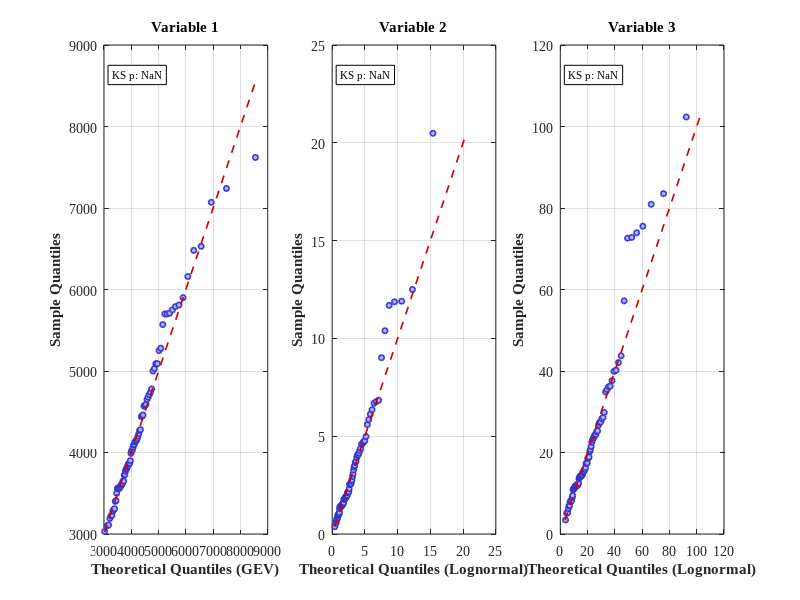

The MATLAB script that drew this image: (Note: this script raises an error after producing the figure.)
%% 3D Gaussian/t Copula and DTC Sampling methods
clear; clc; close all;rng(1);
%% ===================== Top-Level Execution Logic =====================
%% 1. Observed 3D Data 
load QZ_Data.mat;
data = QZ_Data;
% load LTZ_Data.mat;
% data = LTZ_Data;
n = length(data); d = 3;  % 3D variables
%% 2. Marginal Fitting and Selection
% 6 common distribution functions in hydrology
families = {'Gamma','Lognormal','Pearson3','GEV','Weibull','GPD'};
marg_fits = cell(1,d);
for i = 1:d
    x = data(:, i);
    bestBIC = Inf;
    
    % Manually set GPD threshold (theta parameter) to simplify calculation
    theta_gpd = min(x) - 1; 
    for f = families
        fam = f{1};
        try
            switch fam
                case 'Gamma'
                    pd = fitdist(x,'Gamma'); p = 2;
                case 'Lognormal'
                    pd = fitdist(x,'Lognormal'); p = 2;
                case 'Weibull'
                    pd = fitdist(x,'Weibull'); p = 2;
                case 'Pearson3'
                    pd = pearson3fit(x); p = 3;
                case 'GEV'
                    pd = gevfit(x); p = 3;  % GEV parameter estimation
                case 'GPD'
                    % GPD fitting, parameters are [k, sigma, theta]
                    [param_gpd, p_gpd] = gpdfit(x, theta_gpd); 
                    pd = param_gpd; 
                    p = p_gpd; % GPD has 2 free parameters (k, sigma)
            end
            
            % Calculate log-likelihood and BIC
            if strcmp(fam, 'GEV')
                pdfv = gevpdf(x, pd(1), pd(2), pd(3));
            elseif strcmp(fam, 'GPD')
                pdfv = gpdpdf(x, pd(1), pd(2), pd(3));
            elseif isstruct(pd)
                pdfv = pd.pdf(x);
            else
                pdfv = pdf(pd, x);
            end
            pdfv(pdfv <= 0) = realmin;
            logL = sum(log(pdfv));
            BIC = -2 * logL + p * log(n);
            
            % Update best model
            if BIC < bestBIC
                bestBIC = BIC; 
                bestFit = pd; 
                bestFam = fam;
                if strcmp(fam, 'GPD')
                    bestFit_theta_gpd = theta_gpd;
                else
                    bestFit_theta_gpd = NaN;
                end
            end
        catch
            continue;
        end
    end
    marg_fits{i}.pd = bestFit;
    marg_fits{i}.family = bestFam;
    if strcmp(bestFam, 'GPD')
        marg_fits{i}.theta_gpd = bestFit_theta_gpd;
    else
        marg_fits{i}.theta_gpd = NaN;
    end
    
    fprintf('Var%d: best marginal = %s\n', i, bestFam);
    
    % Goodness-of-fit test (KS test)
    fam = bestFam;
    pd = bestFit;
    if strcmp(fam, 'GEV')
        Fx = gevcdf(x, pd(1), pd(2), pd(3));
    elseif strcmp(fam, 'GPD')
        Fx = gpdcdf(x, pd(1), pd(2), pd(3));
    elseif isstruct(pd)
        Fx = pd.cdf(x);
    else
        Fx = cdf(pd, x);
    end
    
    try
        [~, ks_p] = kstest(x, [x, Fx]);
    catch
        ks_p = NaN;
    end
    marg_fits{i}.ks_p = ks_p;
    
    fprintf('Var%d Goodness-of-Fit Test:\n', i);
    fprintf('  KS test p-value:    %.4f\n', ks_p);
    fprintf('  (p-value > 0.05 indicates good fit)\n\n');
end
%% 3. Get Pseudo-Observations (Using Empirical Distribution)
Uhat = zeros(n,d);
for i=1:d
    x = data(:,i);
    [~, idx] = sort(x);
    ranks = zeros(n, 1);
    ranks(idx) = (1:n)';
    Uhat(:,i) = ranks / (n + 1);
end
Uhat = max(realmin, min(1-realmin, Uhat));
Rtrue = corrcoef(Uhat);
fprintf('\n--- Original Empirical Distribution Correlation Matrix ---\n');
disp(Rtrue);
sample_corr = corr(data);
%% 4. Marginal Distribution Diagnostics: QQ Plots and Goodness-of-Fit
set(groot, 'DefaultLineLineWidth', 1.2);
set(groot, 'DefaultAxesFontName', 'Times New Roman');
set(groot, 'DefaultAxesFontSize', 10);
set(groot, 'DefaultTextFontName', 'Times New Roman');
figure('Name', 'Marginal Distribution QQ Plots', 'Position', [100 100 1200 400]);
for i = 1:d
    subplot(1, 3, i);
    x = data(:, i);
    pd = marg_fits{i}.pd;
    fam = marg_fits{i}.family;
    
    nobs = length(x);
    p = (1:nobs)' / (nobs + 1);
    if strcmp(fam, 'GEV')
        q_theo = gevinv(p, pd(1), pd(2), pd(3));
    elseif strcmp(fam, 'GPD')
        q_theo = gpdinv(p, pd(1), pd(2), pd(3));
    elseif isstruct(pd)
        q_theo = pd.icdf(p);
    else
        q_theo = icdf(pd, p);
    end
    q_emp = sort(x);
    
    plot(q_theo, q_emp, 'o', 'MarkerSize', 4, ...
        'MarkerEdgeColor', [0.2 0.2 0.8], 'MarkerFaceColor', [0.7 0.7 1]);
    hold on;
    min_val = min([q_theo; q_emp]);
    max_val = max([q_theo; q_emp]);
    line([min_val, max_val], [min_val, max_val], ...
        'Color', [0.8 0 0], 'LineStyle', '--');
    xlabel(sprintf('Theoretical Quantiles (%s)', fam), 'FontWeight', 'bold');
    ylabel('Sample Quantiles', 'FontWeight', 'bold');
    title(sprintf('Variable %d', i), 'FontWeight', 'bold');
    grid on; box on;
    
    text_str = sprintf('KS p: %.3f', marg_fits{i}.ks_p);
    text(0.05, 0.95, text_str, 'Units', 'normalized', ...
        'VerticalAlignment', 'top', 'FontSize', 8, ...
        'BackgroundColor', 'white', 'EdgeColor', 'black');
end
sgtitle('Marginal Distribution QQ Plots with KS Test', ...
    'FontSize', 14, 'FontWeight', 'bold');

% 2. Method 1: Gaussian/t Copula Simulation
Nsim = 1000;
fprintf('=== Running Gaussian/t Copula 3D Simulation ===\n');
[sim_U_gauss_t, model_info_gauss_t] = gaussian_t_copula_3d_model(Uhat, Nsim);
fprintf('Chosen Copula Type: %s\n', model_info_gauss_t.chosen_type);
fprintf('Gaussian Copula BIC: %.2f | t Copula BIC: %.2f\n\n', ...
    model_info_gauss_t.BIC_Gauss, model_info_gauss_t.BIC_t);
    
    % Calculate and display correlation matrix comparison for Method 1
    fprintf('=== Method 1 (Gaussian/t) Correlation Matrix Comparison ===\n');
    fprintf('True Correlation Matrix:\n');
    disp(Rtrue);
    fprintf('\nSimulated Data Correlation Matrix:\n');
    sim_corr_gauss_t = corr(sim_U_gauss_t);
    disp(sim_corr_gauss_t);
    fprintf('\nCorrelation Matrix Error (Frobenius norm): %.6f\n\n', norm(Rtrue - sim_corr_gauss_t, 'fro'));

% 3. Method 2: DTC Sampling Simulation
fprintf('=== Running DTC 3D Simulation ===\n');
[sim_U_gibbs, model_info_gibbs] = copula_gibbs_3d_model(Uhat, Nsim);
fprintf('Central Node Variable (X1/X2/X3): %d\n', model_info_gibbs.mid_node);
% ====== Added: Display selected copula pairs ======
fprintf('Selected Copula Pairs (sorted):\n');
disp(model_info_gibbs.copula_pairs);
opt_types_local = model_info_gibbs.opt_types;
% Use placeholder if length < 2
if length(opt_types_local) < 2
    opt1 = 'NA'; opt2 = 'NA';
else
    opt1 = opt_types_local{1};
    opt2 = opt_types_local{2};
end
fprintf('Optimal Copula for Pair 1: %s | Optimal Copula for Pair 2: %s\n\n', opt1, opt2);

% Calculate and display correlation matrix comparison for Method 2
fprintf('=== Method 2 (DTC) Correlation Matrix Comparison ===\n');
fprintf('True Correlation Matrix:\n');
disp(Rtrue);
fprintf('\nSimulated Data Correlation Matrix:\n');
sim_corr_gibbs = corr(sim_U_gibbs);
disp(sim_corr_gibbs);
fprintf('\nCorrelation Matrix Error (Frobenius norm): %.6f\n\n', norm(Rtrue - sim_corr_gibbs, 'fro'));

% Compare both methods
fprintf('=== Method Comparison ===\n');
fprintf('Sample Correlation Matrix (from original data):\n');
disp(sample_corr);
fprintf('\nMethod 1 (Gaussian/t) Correlation Error: %.6f\n', norm(Rtrue - sim_corr_gauss_t, 'fro'));
fprintf('Method 2 (DTC) Correlation Error: %.6f\n', norm(Rtrue - sim_corr_gibbs, 'fro'));
if norm(Rtrue - sim_corr_gauss_t, 'fro') < norm(Rtrue - sim_corr_gibbs, 'fro')
    fprintf('\nMethod 1 (Gaussian/t) better preserves the true correlation structure.\n');
else
    fprintf('\nMethod 2 (DTC) better preserves the true correlation structure.\n');
end

% ===================== Convert Simulated Data to Original Scale =====================
fprintf('\n=== Converting Simulated Uniform Data to Original Scale ===\n');
% Transform simulated uniform data back to original scale using the fitted marginal distributions
% We'll convert all Nsim samples
% Method 1: Gaussian/t Copula simulation back to original scale
sim_data_gauss_t = zeros(Nsim, 3);
% Convert back to original data space
for i = 1:d
    pd = marg_fits{i}.pd;
    fam = marg_fits{i}.family;
    if strcmp(fam, 'GEV')
        sim_data_gauss_t(:, i) = gevinv(sim_U_gauss_t(:, i), pd(1), pd(2), pd(3));
    elseif strcmp(fam, 'GPD')
        sim_data_gauss_t(:, i) = gpdinv(sim_U_gauss_t(:, i), pd(1), pd(2), pd(3));
    elseif isstruct(pd)
        sim_data_gauss_t(:, i) = pd.icdf(sim_U_gauss_t(:, i));
    else
        sim_data_gauss_t(:, i) = icdf(pd, sim_U_gauss_t(:, i));
    end
end

% Method 2: DTC simulation back to original scale
sim_data_gibbs = zeros(size(sim_U_gibbs));
for i = 1:d
    pd = marg_fits{i}.pd;
    fam = marg_fits{i}.family;
    if strcmp(fam, 'GEV')
        sim_data_gibbs(:, i) = gevinv(sim_U_gibbs(:, i), pd(1), pd(2), pd(3));
    elseif strcmp(fam, 'GPD')
        sim_data_gibbs(:, i) = gpdinv(sim_U_gibbs(:, i), pd(1), pd(2), pd(3));
    elseif isstruct(pd)
        sim_data_gibbs(:, i) = pd.icdf(sim_U_gibbs(:, i));
    else
        sim_data_gibbs(:, i) = icdf(pd, sim_U_gibbs(:, i));
    end
end

% Display summary statistics of the simulated data in original scale
fprintf('\n=== Summary Statistics of Simulated Data (Original Scale) ===\n');
% Variable names
var_names = {'X1', 'X2', 'X3'};
% Display statistics for each variable and method
for var_idx = 1:3
    fprintf('\n%s Statistics:\n', var_names{var_idx});
    fprintf('  Original Data - Mean: %.4f, Std: %.4f, Min: %.4f, Max: %.4f\n', ...
        mean(data(:, var_idx)), std(data(:, var_idx)), min(data(:, var_idx)), max(data(:, var_idx)));
    fprintf('  Method 1 (t Copula) - Mean: %.4f, Std: %.4f, Min: %.4f, Max: %.4f\n', ...
        mean(sim_data_gauss_t(:, var_idx)), std(sim_data_gauss_t(:, var_idx)), min(sim_data_gauss_t(:, var_idx)), max(sim_data_gauss_t(:, var_idx)));
    fprintf('  Method 2 (DTC) - Mean: %.4f, Std: %.4f, Min: %.4f, Max: %.4f\n', ...
        mean(sim_data_gibbs(:, var_idx)), std(sim_data_gibbs(:, var_idx)), min(sim_data_gibbs(:, var_idx)), max(sim_data_gibbs(:, var_idx)));
end

% Display correlation matrices for simulated data in original scale
fprintf('\n=== Correlation Matrices of Simulated Data (Original Scale) ===\n');
corr_original = corr(data);
fprintf('Original Data Correlation Matrix:\n');
disp(corr_original);
corr_method1 = corr(sim_data_gauss_t);
fprintf('\nMethod 1 (t Copula) Correlation Matrix:\n');
disp(corr_method1);
corr_method2 = corr(sim_data_gibbs);
fprintf('\nMethod 2 (DTC) Correlation Matrix:\n');
disp(corr_method2);

% Calculate error for correlation matrices in original scale
error_corr_method1 = norm(corr_original - corr_method1, 'fro');
error_corr_method2 = norm(corr_original - corr_method2, 'fro');
fprintf('\nCorrelation Matrix Error (Frobenius norm) in Original Scale:\n');
fprintf('Method 1 (t Copula): %.6f\n', error_corr_method1);
fprintf('Method 2 (DTC): %.6f\n', error_corr_method2);

% Calculate distribution fitting accuracy 
fprintf('\n=== Distribution Fitting Accuracy ===\n');
for var_idx = 1:3
    % Calculate Kolmogorov-Smirnov test between original and simulated data
    [h1, p1] = kstest2(data(:, var_idx), sim_data_gauss_t(:, var_idx));
    [h2, p2] = kstest2(data(:, var_idx), sim_data_gibbs(:, var_idx));
    
    fprintf('\n%s Distribution Fit Test:\n', var_names{var_idx});
    fprintf('  Method 1 (t Copula) - KS Test p-value: %.4f (Null hypothesis: Same distribution)\n', p1);
    fprintf('  Method 2 (DTC) - KS Test p-value: %.4f (Null hypothesis: Same distribution)\n', p2);
    
    if p1 > 0.05
        fprintf('  Method 1 successfully preserves the marginal distribution (p > 0.05)\n');
    else
        fprintf('  Method 1 fails to preserve the marginal distribution (p <= 0.05)\n');
    end
    
    if p2 > 0.05
        fprintf('  Method 2 successfully preserves the marginal distribution (p > 0.05)\n');
    else
        fprintf('  Method 2 fails to preserve the marginal distribution (p <= 0.05)\n');
    end
end

%% ===================== Core Method 1: Gaussian/t Copula 3D Simulation =====================
function [sim_U, model_info] = gaussian_t_copula_3d_model(Uhat, Nsim)
    [n, d] = size(Uhat);
    if d ~= 3
        error('Input Uhat must be an n x 3 matrix (3D variables), current dimension: n x %d', d);
    end
    if ~(isnumeric(Nsim) && mod(Nsim,1)==0 && Nsim>0)
        error('Nsim must be a positive integer, current value: %s', num2str(Nsim));
    end
    R_gauss = copulafit('Gaussian', Uhat);
    ll_gauss = sum(log(copulapdf('Gaussian', Uhat, R_gauss)));
    k_gauss = d*(d-1)/2;
    BIC_Gauss = -2*ll_gauss + k_gauss*log(n);
    try
        [R_t, nu_t] = copulafit('t', Uhat);
    catch ME
        warning(ME.identifier, 't Copula fitting failed: %s, using default nu=4', ME.message);
        nu_t = 4;
        R_t = copulafit('Gaussian', Uhat);
    end
    ll_t = sum(log(copulapdf('t', Uhat, R_t, nu_t)));
    k_t = d*(d-1)/2 + 1;
    BIC_t = -2*ll_t + k_t*log(n);
    if BIC_t < BIC_Gauss
        chosen_type = 't';
        chosen_params = struct('R', R_t, 'nu', nu_t);
    else
        chosen_type = 'Gaussian';
        chosen_params = struct('R', R_gauss);
    end
    if strcmp(chosen_type, 't')
        sim_U = copularnd('t', chosen_params.R, chosen_params.nu, Nsim);
    else
        sim_U = copularnd('Gaussian', chosen_params.R, Nsim);
    end
    model_info = struct(...
        'R_gauss', R_gauss, 'R_t', R_t, 'nu_t', nu_t,...
        'BIC_Gauss', BIC_Gauss, 'BIC_t', BIC_t,...
        'chosen_type', chosen_type, 'chosen_params', chosen_params...
    );
end

%% ===================== Core Method 2: DTC 3D Simulation =====================
function [sim_U, model_info] = copula_gibbs_3d_model(Uhat, Nsim)
    [n, d] = size(Uhat);
    if d ~= 3
        error('Input Uhat must be an n x 3 matrix (3D variables), current dimension: n x %d', d);
    end
    if ~(isnumeric(Nsim) && mod(Nsim,1)==0 && Nsim>0)
        error('Nsim must be a positive integer, current value: %s', num2str(Nsim));
    end
    corr_mat = corr(Uhat, 'type', 'Pearson');
    abs_corr = abs(corr_mat);
    abs_corr(1:d+1:end) = 0;
    pairs = [[1,2]; [1,3]; [2,3]];
    pairs_list = [];
    for i = 1:size(pairs,1)
        var1 = pairs(i,1); var2 = pairs(i,2);
        pairs_list = [pairs_list; abs_corr(var1,var2), var1, var2];
    end
    pairs_list = sortrows(pairs_list, 1, 'descend');
    top1_pair = pairs_list(1,2:3);
    top2_pair = pairs_list(2,2:3);
    overlap = intersect(top1_pair, top2_pair);
    if isempty(overlap)
        warning('Top two correlated pairs have no overlap, defaulting center node to X2');
        mid_node = 2;
    else
        mid_node = overlap(1);
    end
    other_vars = setdiff(1:d, mid_node);
    copula_pairs = [
        sort([mid_node, other_vars(1)]);
        sort([mid_node, other_vars(2)])
    ];
    candidate_types = {'Gaussian', 't', 'Frank', 'Gumbel', 'Clayton'};
    num_pairs = size(copula_pairs,1);
    opt_types = cell(1, num_pairs);
    opt_params = cell(1, num_pairs);
    for k = 1:num_pairs
        pair_idx = copula_pairs(k,:);
        upair = Uhat(:, pair_idx);    % Column order matches copula_pairs (sorted)
        [best_type, best_params] = fit_pairwise_copula(upair, candidate_types);
        opt_types{k} = best_type;
        opt_params{k} = best_params;
    end
    % DTC Sampling
    sim_U = zeros(Nsim, d);
    for i = 1:Nsim
        s = rand(1,3);
        u_current = zeros(1,d);
        % Central node
        u_current(mid_node) = s(1);
        % First non-central node
        pair1 = copula_pairs(1,:);
        typ1 = opt_types{1}; params1 = opt_params{1};
        u_cond1 = u_current(mid_node); w1 = s(2);
        pos1 = find(pair1==mid_node,1);
        v_j = hinv_conditional(typ1, params1, u_cond1, w1, pos1, pair1);
        u_current(other_vars(1)) = min(max(v_j, 1e-12), 1-1e-12);
        % Second non-central node
        pair2 = copula_pairs(2,:);
        typ2 = opt_types{2}; params2 = opt_params{2};
        u_cond2 = u_current(mid_node); w2 = s(3);
        pos2 = find(pair2==mid_node,1);
        v_k = hinv_conditional(typ2, params2, u_cond2, w2, pos2, pair2);
        u_current(other_vars(2)) = min(max(v_k, 1e-12), 1-1e-12);
        sim_U(i,:) = u_current;
    end
    model_info = struct(...
        'corr_mat', corr_mat, 'mid_node', mid_node,...
        'copula_pairs', copula_pairs, 'opt_types', {opt_types},...
        'opt_params', {opt_params}, 'top_corr_pairs', pairs_list(1:2,:)...
    );
end

%% ===================== Helper Function 1: Pairwise Copula Fitting (BIC Selection) =====================
function [best_type, best_params] = fit_pairwise_copula(u_pair, candidate_types)
    n = size(u_pair,1);
    best_BIC = Inf; best_type = ''; best_params = [];
    for t = 1:length(candidate_types)
        type = candidate_types{t};
        try
            switch lower(type)
                case 't'
                    [Rhat, nuhat] = copulafit('t', u_pair);
                    ll = sum(log(copulapdf('t', u_pair, Rhat, nuhat)));
                    k = 2;
                    params = struct('R', Rhat, 'nu', nuhat);
                case 'gaussian'
                    Rhat = copulafit('Gaussian', u_pair);
                    ll = sum(log(copulapdf('Gaussian', u_pair, Rhat)));
                    k = 1;
                    params = struct('R', Rhat);
                otherwise
                    theta = copulafit(type, u_pair);
                    ll = sum(log(copulapdf(type, u_pair, theta)));
                    k = 1;
                    params = struct('theta', theta);
            end
            BIC = -2*ll + k*log(n);
            if BIC < best_BIC
                best_BIC = BIC; best_type = type; best_params = params;
            end
        catch ME
            warning('Fitting %s Copula failed: %s, skipping', type, ME.message);
        end
    end
    if isempty(best_type)
        warning('All Copula fittings failed, falling back to Gaussian Copula');
        Rhat = copulafit('Gaussian', u_pair);
        best_type = 'Gaussian'; best_params = struct('R', Rhat);
    end
end

%% ===================== Helper Function 2: Inverse Conditional Copula Distribution =====================
function v = hinv_conditional(type, params, u_cond, w, idx_in_pair_cond, pair)
    % idx_in_pair_cond: 1 or 2, indicates position of the conditioning variable in pair
    if idx_in_pair_cond == 1
        switch lower(type)
            case 'gaussian'
                rho = params.R(1,2); 
                v = hinv_gaussian(w, u_cond, rho);
            case 't'
                rho = params.R(1,2);
                v = hinv_t(w, u_cond, rho, params.nu);
            otherwise
                f = @(v) numeric_partial_h(type, params, u_cond, v, 1) - w;
                v = hinv_numeric(f);
        end
    else
        switch lower(type)
            case 'gaussian'
                rho = params.R(1,2);
                v = hinv_gaussian(w, u_cond, rho);
            case 't'
                rho = params.R(1,2);
                v = hinv_t(w, u_cond, rho, params.nu);
            otherwise
                f = @(v) numeric_partial_h(type, params, v, u_cond, 2) - w;
                v = hinv_numeric(f);
        end
    end
end

%% ===================== Additional Helper Functions =====================
function u_j = hinv_numeric(f)
    lb = 1e-8; ub = 1-1e-8; x0 = 0.5;
    if f(lb)*f(ub) > 0
        grid = linspace(lb, ub, 9);
        vals = arrayfun(f, grid);
        idx = find(vals(1:end-1).*vals(2:end) < 0, 1);
        if ~isempty(idx)
            lb = grid(idx); ub = grid(idx+1); x0 = (lb+ub)/2;
        else
            [~, closest_idx] = min(abs(vals)); x0 = grid(closest_idx);
        end
    end
    try
        u_j = fzero(f, x0);
    catch
        u_j = bisection(f, lb, ub, 1e-8, 100);
    end
    u_j = min(max(u_j, 1e-12), 1-1e-12);
end

function root = bisection(f, a, b, tol, maxit)
    fa = f(a); fb = f(b);
    if fa*fb > 0
        root = (a+b)/2; warning('Bisection interval has no sign change, returning midpoint'); return;
    end
    for k=1:maxit
        c = (a+b)/2; fc = f(c);
        if abs(fc) < tol || (b-a)/2 < tol
            root = c; return;
        end
        if fa*fc <= 0
            b = c; fb = fc;
        else
            a = c; fa = fc;
        end
    end
    root = (a+b)/2; warning('Bisection reached maximum iterations');
end

function h = numeric_partial_h(type, params, u, v, w_r_t)
    epsu = 1e-6;
    if w_r_t == 1
        u1 = min(max(u+epsu, 0), 1); u0 = min(max(u-epsu, 0), 1);
        uu1 = [u1, v]; uu0 = [u0, v];
    else
        v1 = min(max(v+epsu, 0), 1); v0 = min(max(v-epsu, 0), 1);
        uu1 = [u, v1]; uu0 = [u, v0];
    end
    denom = 2*epsu;
    try
        switch lower(type)
            case 'gaussian'
                C1 = copulacdf('Gaussian', uu1, params.R);
                C0 = copulacdf('Gaussian', uu0, params.R);
            case 't'
                C1 = copulacdf('t', uu1, params.R, params.nu);
                C0 = copulacdf('t', uu0, params.R, params.nu);
            otherwise
                C1 = copulacdf(type, uu1, params.theta);
                C0 = copulacdf(type, uu0, params.theta);
        end
        h = (C1 - C0)/denom;
    catch ME
        warning(ME.identifier, 'Partial derivative calculation failed, adjusting step size: %s', ME.message);
        epsu = 1e-4;
        if w_r_t == 1
            u1 = min(max(u+epsu, 0), 1); u0 = min(max(u-epsu, 0), 1);
            uu1 = [u1, v]; uu0 = [u0, v];
        else
            v1 = min(max(v+epsu, 0), 1); v0 = min(max(v-epsu, 0), 1);
            uu1 = [u, v1]; uu0 = [u, v0];
        end
        denom = 2*epsu;
        switch lower(type)
            case 'gaussian'
                C1 = copulacdf('Gaussian', uu1, params.R);
                C0 = copulacdf('Gaussian', uu0, params.R);
            case 't'
                C1 = copulacdf('t', uu1, params.R, params.nu);
                C0 = copulacdf('t', uu0, params.R, params.nu);
            otherwise
                C1 = copulacdf(type, uu1, params.theta);
                C0 = copulacdf(type, uu0, params.theta);
        end
        h = (C1 - C0)/denom;
    end
end

function v = hinv_gaussian(w, u, rho)
    z_u = norminv(u);
    z_w = norminv(w);
    z_v = rho*z_u + sqrt(max(0,1-rho^2))*z_w;
    v = normcdf(z_v);
end

function v = hinv_t(w, u, rho, nu)
    z_u = tinv(u, nu);
    mean_c = rho*z_u;
    scale_c = sqrt((nu + z_u.^2)./(nu + 1) * (1 - rho^2));
    t_w = tinv(w, nu + 1);
    t_v = mean_c + scale_c.*t_w;
    v = tcdf(t_v, nu);
end

% GPD distribution fitting function (k, sigma, theta)
function [param_gpd, p_gpd] = gpdfit(x, theta)
    x_exceed = x(x > theta);
    if isempty(x_exceed)
        error('No data exceeds the GPD threshold.');
    end
    param_hat = gpfit(x_exceed - theta); 
    k_hat = param_hat(1);
    sigma_hat = param_hat(2);
    param_gpd = [k_hat, sigma_hat, theta]; 
    p_gpd = 2;
end

function y = gpdpdf(x, k, sigma, theta)
    x_exceed = x - theta;
    y = zeros(size(x));
    idx = x_exceed > 0;
    if k == 0
        y(idx) = (1/sigma) * exp(-x_exceed(idx) / sigma);
    else
        factor = 1 + k * x_exceed(idx) / sigma;
        valid_idx = idx & (factor > 0);
        y(valid_idx) = (1/sigma) * (factor(valid_idx)).^(-1/k - 1);
    end
end

function F = gpdcdf(x, k, sigma, theta)
    x_exceed = x - theta;
    F = zeros(size(x));
    idx = x_exceed > 0;
    if k == 0
        F(idx) = 1 - exp(-x_exceed(idx) / sigma);
    else
        factor = 1 + k * x_exceed(idx) / sigma;
        valid_idx = idx & (factor > 0);
        F(valid_idx) = 1 - (factor(valid_idx)).^(-1/k);
    end
    F = max(0, min(1, F));
end

function x = gpdinv(p, k, sigma, theta)
    x = zeros(size(p));
    idx = p > 0 & p < 1;
    if k == 0
        x(idx) = theta - sigma * log(1 - p(idx));
    else
        x(idx) = theta + (sigma / k) * ((1 - p(idx)).^(-k) - 1);
    end
end

function pd = pearson3fit(x)
    m = mean(x); s = std(x); g1 = skewness(x);
    if abs(g1) < 1e-6, g1 = 1e-6; end
    k = 4/(g1^2); theta = s/sqrt(k); a = m - k*theta;
    pd.k = k; pd.theta = theta; pd.a = a;
    pd.pdf = @(xx) pearson3_pdf(xx, k, theta, a);
    pd.cdf = @(xx) pearson3_cdf(xx, k, theta, a);
    pd.icdf = @(u) a + gaminv(u, k, theta);
end

function y = pearson3_pdf(x, k, theta, a)
    z = x - a; y = zeros(size(z)); idx = z > 0;
    y(idx) = gampdf(z(idx), k, theta);
end

function F = pearson3_cdf(x, k, theta, a)
    z = x - a; F = zeros(size(z)); idx = z > 0;
    F(idx) = gamcdf(z(idx), k, theta);
end
